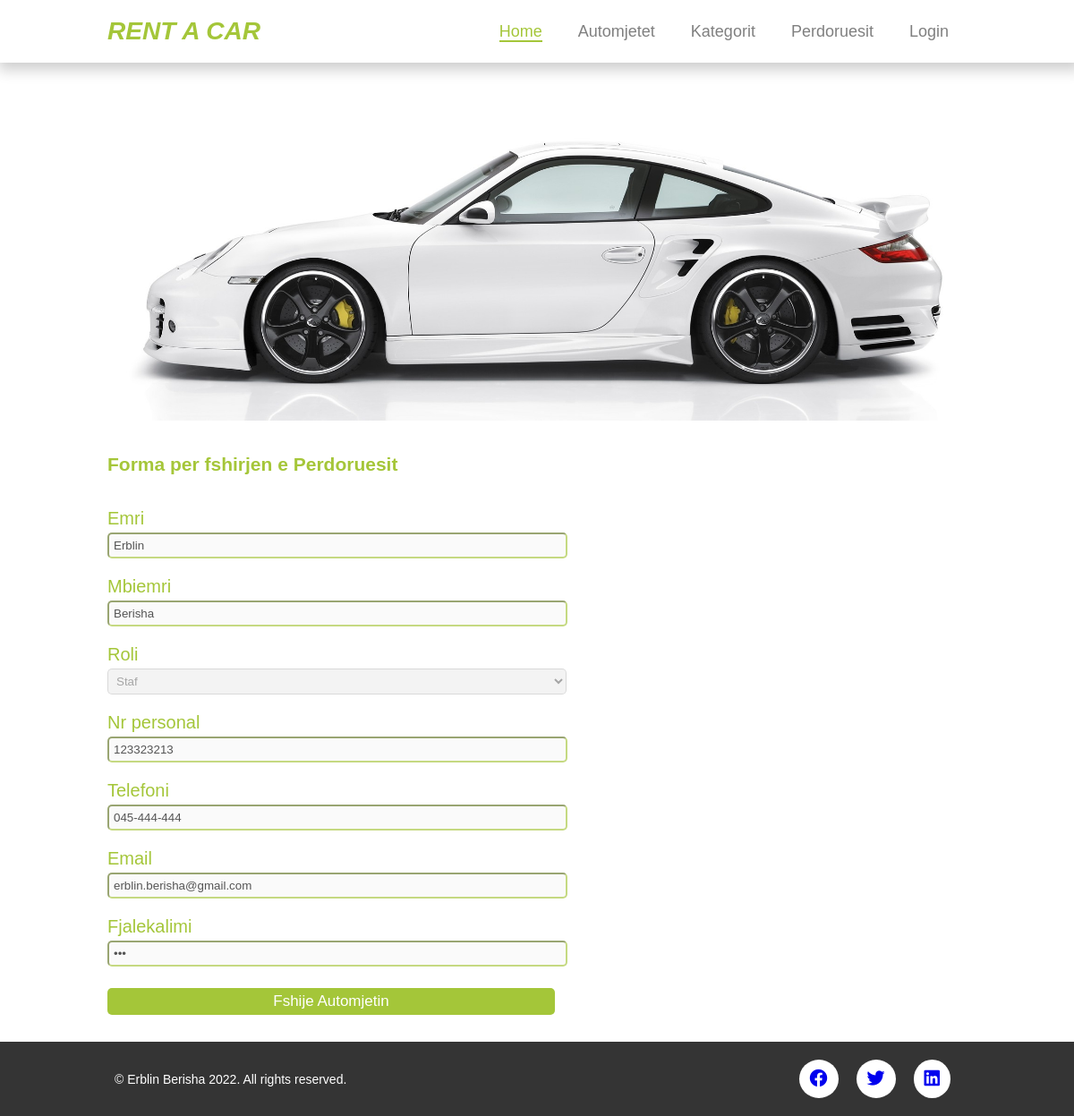
Page /fshijperdorues.php?pid=1 on the committed database.
### tables this page shows
CREATE TABLE `perdoruesit` (
  `perdoruesiid` int(11) NOT NULL,
  `emri` varchar(50) DEFAULT NULL,
  `mbiemri` varchar(50) DEFAULT NULL,
  `email` varchar(30) DEFAULT NULL,
  `telefoni` varchar(30) DEFAULT NULL,
  `fjalekalimi` varchar(30) DEFAULT NULL,
  `nrpersonal` bigint(20) DEFAULT NULL,
  `roli` bit(1) DEFAULT NULL,
  `adresa` varchar(50) NOT NULL
);

### inc/functions.php (called while the page is built, shortened)
<?php
function merrPerdoruesId($pid){
    global $dbconn;
    $sql="SELECT perdoruesiid, emri, mbiemri, email, telefoni,roli,fjalekalimi,nrpersonal FROM perdoruesit";
    $sql.=" WHERE perdoruesiid=$pid";
    $res=mysqli_query($dbconn,$sql);
    return mysqli_fetch_assoc($res);
}
?>

### fshijperdorues.php (the view, shortened to what this page needs)
<?php
include 'inc/header.php';
if($_GET['pid'])
{
    $perdoruesiid = $_GET['pid'];
    $perdoruesi = merrPerdoruesId($perdoruesiid);
    $emri = $perdoruesi['emri'];
    $mbiemri = $perdoruesi['mbiemri'];
    $nrpersonal = $perdoruesi['nrpersonal'];
    $telefoni = $perdoruesi['telefoni'];
    $email = $perdoruesi['email'];
    $fjalekalimi = $perdoruesi['fjalekalimi'];
}
?>
<section class="section-shto-modifiko container">
    <div class="image">
        <img src="img/car8.jpg" alt="">
    </div>
    <div class="forma">
        <br>
        <br>
        <h1>Forma per fshirjen e Perdoruesit</h1>
        <br>
        <form action="#" method="post">
            <div class="inputAndLabels">
                <label for="emri">Emri</label> <br>
                <input type="text" id="emri" name="emri" disabled
                value="<?php if(!empty($emri)) echo "$emri"?>">
            </div>
            <div class="inputAndLabels">
                <label for="mbiemri">Mbiemri</label> <br>
                <input type="text" id="mbiemri" name="mbiemri" disabled
                value="<?php if(!empty($mbiemri)) echo "$mbiemri" ?>">
            </div>
            <div class="inputAndLabels">
                <label for="roli">Roli</label> <br>
                <select id="roli" name="roli" disabled>
                    <option value="0">Staf</option>
                </select>
            </div>
            <div class="inputAndLabels">
                <label for="nrpersonal">Nr personal</label> <br>
                <input type="text" id="nrpersonal" name="nrpersonal" disabled
                value="<?php if(!empty($nrpersonal)) echo $nrpersonal ?>">
            </div>
            <div class="inputAndLabels">
                <label for="telefoni">Telefoni</label> <br>
                <input type="text" id="telefoni" name="telefoni" disabled
                value="<?php if(!empty($telefoni)) echo "$telefoni" ?>">
            </div>
            <div class="inputAndLabels">
                <label for="email">Email</label> <br>
                <input type="text" id="email" name="email" disabled
                value="<?php if(!empty($email)) echo "$email" ?>">
            </div>
            <div class="inputAndLabels">
                <label for="fjalekalimi">Fjalekalimi</label> <br>
                <input type="password" id="fjalekalimi" name="fjalekalimi" disabled
                value="<?php if(!empty($fjalekalimi)) echo "$fjalekalimi" ?>">
            </div>
            <div class="inputAndLabels">
                <div class="butonat">
                    <?php
                            echo "<input id='fshijPerdorues' type='submit'
                            name='fshijPerdorues' class='shtoModifiko' value='Fshije Automjetin'>";
                    ?>
                </div>
            </div>
        </form>
    </div>
</section>
<?php include 'inc/footer.php'; ?>

### style.css (style rules this page uses)
* { margin: 0; padding: 0; }
html, body { font-size: 15px; font-family: sans-serif; margin: 0; padding: 0; }
.container { width: 80%; margin: 0 auto; }
.list-entity, .section-shto-modifiko { margin-top: 50px!important; margin: 10px auto; display: flex; flex-direction: column; justify-content: center; align-items: center; }
.image img { width: 1000px; height: 350px; object-fit: cover; }
.image { position: relative; z-index: 5; }
.forma { width: 100%; margin: 0 auto; }
.forma h1 { font-size: 21px; color: #a5c639; margin-bottom: 20px; }
.forma input, .forma textarea { width: 500px; padding: 5px; margin-top: 4px; border-radius: 5px; outline: none; border-color: #a5c6399f; }
.forma input, .forma textarea { caret-color: black; }
select { width: 513px; padding: 5px; margin-top: 4px; border-radius: 5px; outline: none; }
.forma label { color: #a4c639; font-size: 20px; }
.forma .inputAndLabels { margin-bottom: 20px; }
.shtoModifiko { text-decoration: none; border: none; padding: 10px; background: #a4c639; color: white; font-size: 17px; cursor: pointer; border-radius: 5px; transition: all 0.4s ease; }

### rows in the picture
perdoruesit: emri "Erblin", mbiemri "Berisha", nrpersonal "123323213", telefoni "045-444-444", email "erblin.berisha@gmail.com"
